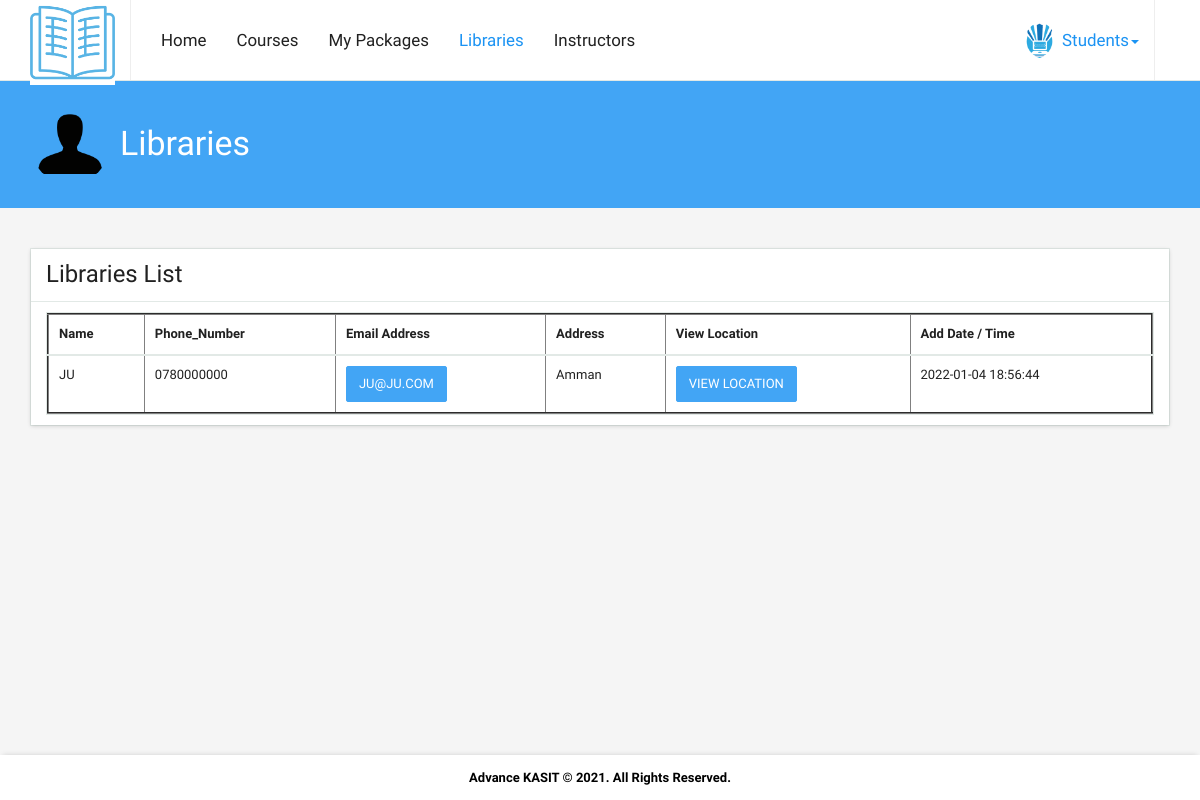
Screenshot of /Advance_KASIT_Code/Students/Libraries.php (signed in) with the database file from the repository.
### tables this page shows
CREATE TABLE `libraries` (
  `ID` int(20) NOT NULL,
  `Name` varchar(250) NOT NULL,
  `Phone_Number` varchar(250) NOT NULL,
  `Email_Address` varchar(250) NOT NULL,
  `Address` varchar(250) NOT NULL,
  `Longitude` varchar(250) NOT NULL,
  `Latitude` varchar(250) NOT NULL,
  `Add_Date_Time` timestamp NOT NULL DEFAULT current_timestamp() ON UPDATE current_timestamp()
);

### Advance_KASIT_Code/Students/Libraries.php (the view, shortened to what this page needs)
<?php
include("../includes/config.php");
?>
<!DOCTYPE html>
<html class="transition-navbar-scroll top-navbar-xlarge bottom-footer" lang="en">
<head>
  <link href="../css/vendor/all.css" rel="stylesheet">
  <link href="../css/app/app.css" rel="stylesheet">
</head>
<body>
  <div class="navbar navbar-default navbar-fixed-top navbar-size-large navbar-size-xlarge paper-shadow" data-z="0" data-animated role="navigation">
    <div class="container">
      <div class="navbar-header">
        <div class="navbar-brand navbar-brand-logo">
         <a href="index.php">
           					<center><img src="../images/logo2.png" width="100px" height="85px"/></center>
          </a>
        </div>
      </div>
      <div class="collapse navbar-collapse" id="main-nav">
        <ul class="nav navbar-nav navbar-nav-margin-left">
		 <li class="dropdown ">
            <a href="index.php" class="">Home</a>
          </li>
		  <li class="dropdown ">
            <a href="View_Courses_List.php" class="">Courses </a>
          </li>
		 <li class="dropdown">
            <a href="My_Packages.php" class="">My Packages </a>
          </li>
		  <li class="dropdown active">
            <a href="Libraries.php" class="">Libraries </a>
          </li>
		   <li class="dropdown ">
            <a href="Instructors.php" class="">Instructors </a>
          </li>
        </ul>
        <div class="navbar-right">
          <ul class="nav navbar-nav navbar-nav-bordered navbar-nav-margin-right">
            <li class="dropdown user active">
              <a href="#" class="dropdown-toggle" data-toggle="dropdown">
                <img src="../images/kasit1.png" alt="" class="img-circle" /> Students<span class="caret"></span>
              </a>
            </li>
          </ul>
        </div>
      </div>
    </div>
  </div>
  <div class="parallax overflow-hidden bg-blue-400 page-section third">
    <div class="container parallax-layer" data-opacity="true">
      <div class="media v-middle">
        <div class="media-left text-center">
          <a href="#">
            <img src="../images/user.png" alt="people" class="img-circle width-80" />
          </a>
        </div>
        <div class="media-body">
          <h1 class="text-white text-display-1 margin-v-0">Libraries</h1>
        </div>
      </div>
    </div>
  </div>
  <div class="container">
    <div class="page-section">
      <div class="row">
        <div class="col-md-12">
          <div class="row" data-toggle="isotope">
            <div class="item col-xs-12 col-lg-12">
              <div class="panel panel-default paper-shadow" data-z="0.5">
                <div class="panel-heading">
                  <h4 class="text-headline margin-none">Libraries List</h4>
                </div>
                <ul class="list-group">
                  <li class="list-group-item media v-middle" style="overflow-x: auto;
  overflow-y: hidden;
  white-space: nowrap;">
                    <div class="media-body">
          <div class="panel panel-default">
  <table data-toggle="data-table" class="table" cellspacing="0" width="100%" border="2">
              <thead>
                <tr>
                                    <th>Name</th>
				  <th>Phone_Number</th>
                  <th>Email Address</th>
                  <th>Address</th>
                  <th>View Location</th>
                  <th>Add Date / Time</th>
                </tr>
              </thead>
              <tbody>
			     <?php
					$sql1 = mysqli_query($Conn,"select * from libraries order by ID DESC");
					while ($row1 = mysqli_fetch_array($sql1)){
						$Name = $row1['Name'];
						$Phone_Number = $row1['Phone_Number'];
						$Email_Address = $row1['Email_Address'];
						$Address = $row1['Address'];
						$Longitude = $row1['Longitude'];
						$Latitude = $row1['Latitude'];
						$Add_Date_Time = $row1['Add_Date_Time'];
						?>
                <tr>
				                  <td><?php echo $Name; ?></td>
                  <td><?php echo $Phone_Number; ?></td>
                  <td><a href="mailto:<?php echo $Email_Address; ?>" class="btn btn-primary"><?php echo $Email_Address; ?></a></td>
                  <td><?php echo $Address; ?></td>
                  <td><a href="View_Location.php?Name=<?php echo $Name; ?>&Longitude=<?php echo $Longitude; ?>&Latitude=<?php echo $Latitude; ?>" class="btn btn-primary">View Location</a></td>
                  <td><?php echo $Add_Date_Time; ?></td>
                </tr>
				<?php
					}
					?>
              </tbody>
            </table>
          </div>
                    </div>
                  </li>
                </ul>
              </div>
            </div>
          </div>
          <br/>
          <br/>
        </div>
      </div>
    </div>
  </div>
  <footer class="footer">
    <strong><font color="#000">Advance KASIT © 2021. All Rights Reserved.</font></strong>
  </footer>
</body>
</html>

### rows the page displays
libraries: Name "JU", Phone_Number "0780000000", Email_Address "JU@JU.COM", Address "Amman", Add_Date_Time "2022-01-04 18:56:44"
